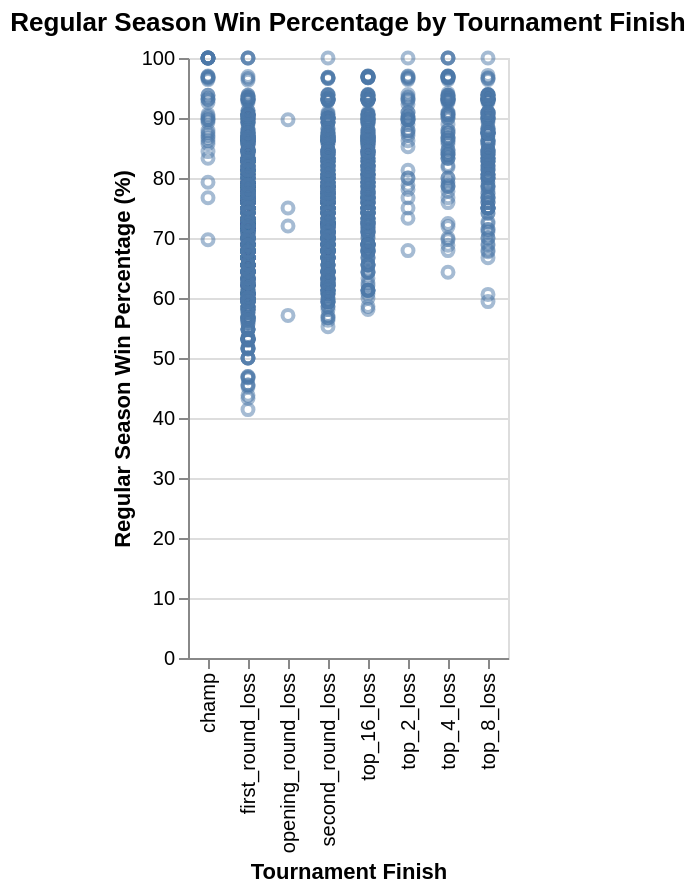

The cell this chart's notebook holds for it:
### Markdown cell above
Visualization 1: This plot shows the relationship between where a team finished in the tournament compared to thier win percentage during the regular season. Its relvent to my reasearch question becuase it answers the question if a team performes well in the regular season does that make them win the tournament. By looking at this graph we can determine if teams for example have <95% win percent what is the likely hood of them becoming the champ.

### Code cell
alt.Chart(WMM_tidy).mark_point(opacity=0.5).encode(
    x=alt.X("tourney_finish").title("Tournament Finish"),
    y=alt.Y("reg_wins_pct").title("Regular Season Win Percentage (%)")
).properties(
    title="Regular Season Win Percentage by Tournament Finish")

### Figure 1 — Vega-Lite specification as saved in the notebook (floating-point values rounded to 4 significant figures; data arrays with more than 128 entries replaced by an {"elided": "..."} marker saying what was removed)
{"config": {"view": {"continuousWidth": 300, "continuousHeight": 300}}, "data": {"name": "data-6446a0a6f975f4b9a4df3fa291c859b0"}, "mark": {"type": "point", "opacity": 0.5}, "encoding": {"x": {"field": "tourney_finish", "title": "Tournament Finish", "type": "nominal"}, "y": {"field": "reg_wins_pct", "title": "Regular Season Win Percentage (%)", "type": "quantitative"}}, "title": "Regular Season Win Percentage by Tournament Finish", "$schema": "https://vega.github.io/schema/vega-lite/v5.20.1.json", "datasets": {"data-6446a0a6f975f4b9a4df3fa291c859b0": {"elided": "2092 records"}}}
